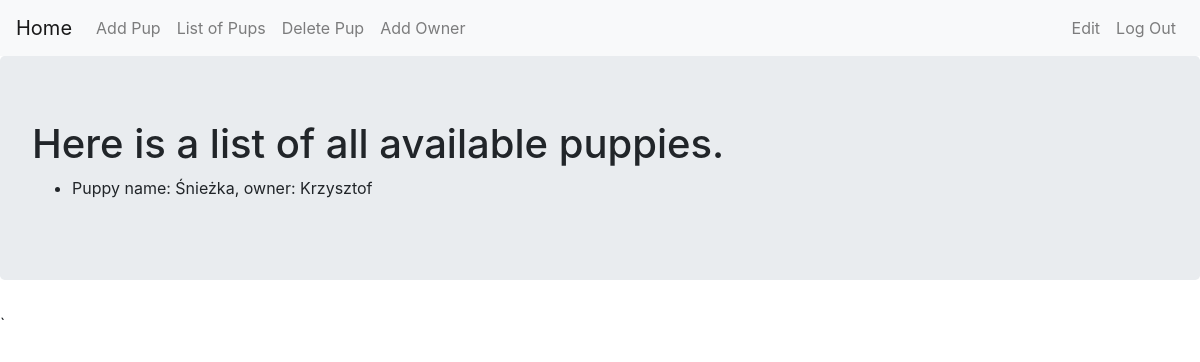
/puppies/list (signed in), run on an earlier commit of the app's database.
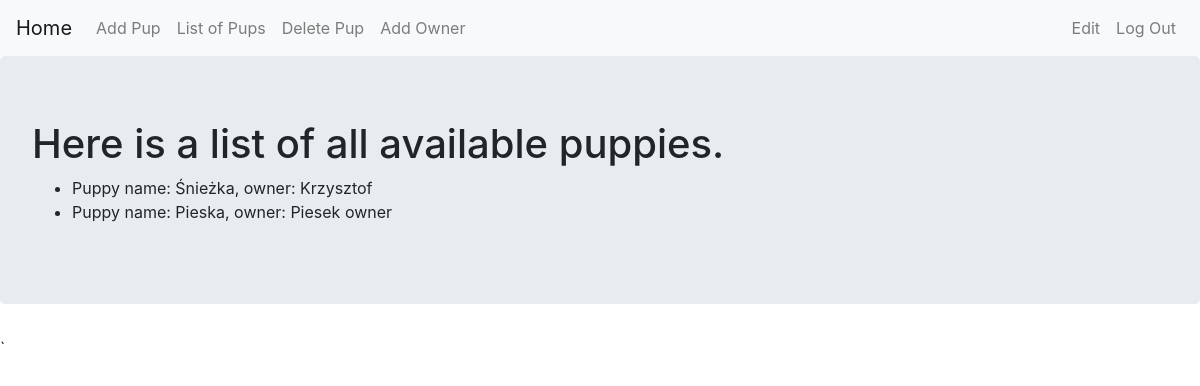
And on a later commit of the database.
### myproject/models.py (models this page shows, shortened)
class Puppy(db.Model):
    __tablename__ = 'puppies'
    id = db.Column(db.Integer, primary_key=True)
    name = db.Column(db.Text)
    owner = db.relationship('Owner', backref='puppy', uselist=False)
    def __repr__(self):
        if self.owner:
            return f"Puppy name: {self.name}, owner: {self.owner.name}"
        else:
            return f"Puppy name: {self.name}, it has no owner yet!"

class Owner(db.Model):
    __tablename__ = 'owners'
    id = db.Column(db.Integer, primary_key=True)
    name = db.Column(db.Text)
    puppy_id = db.Column(db.Integer, db.ForeignKey('puppies.id'))

### myproject/puppies/views.py (the view)
@puppies_blueprints.route('/list')
@login_required
def list():
    puppies = Puppy.query.all()
    return render_template('list.html', puppies=puppies)

### myproject/models.py (called while the page is built)
@login_manager.user_loader
def load_user(user_id):
    return User.query.get(user_id)

### myproject/puppies/templates/puppies/list.html
{% extends "base.html" %}
{% block content %}
<div class="jumbotron">
    <h1>Here is a list of all available puppies.</h1>
    <ul>
        {% for pup in puppies %}
        <li>{{pup}}</li>
        {% endfor %}
    </ul>
</div>
{% endblock %}

### myproject/templates/base.html (shortened to what this page needs)
<!DOCTYPE html>
<html lang="en" dir="ltr">
<head>
    <link rel="stylesheet" href="https://maxcdn.bootstrapcdn.com/bootstrap/4.0.0/css/bootstrap.min.css"
>
</head>
<body>
<nav class="navbar navbar-expand-lg navbar-light bg-light">
    <div class="navbar-nav mr-auto">
        <a class="nav-item navbar-brand" href="{{ url_for('index') }}">Home</a>
        <a class="nav-item nav-link" href="{{ url_for('puppies.add') }}">Add Pup</a>
        <a class="nav-item nav-link" href="{{ url_for('puppies.list') }}">List of Pups</a>
        <a class="nav-item nav-link" href="{{ url_for('puppies.delete') }}">Delete Pup</a>
        <a class="nav-item nav-link" href="{{ url_for('owners.add') }}">Add Owner</a>
    </div>
    <div class="navbar-nav ml-auto">
        {% if current_user.is_authenticated %}
            <a class="nav-item nav-link text-right" href="{{ url_for('user.edit') }}">Edit</a>
            <a class="nav-item nav-link text-right" href="{{ url_for('user.logout') }}">Log Out</a>
        {% else %}
            <a class="nav-item nav-link text-right" href="{{ url_for('user.login') }}">Log In</a>
            <a class="nav-item nav-link text-right" href="{{ url_for('user.register') }}">Register</a>
        {% endif %}
    </div>
</nav>
{% block content %}
{% endblock %}
</body>
</html>

What changed in the data, as far as the page shows it:
added Puppy: name.name "Puppy name: Pieska, owner: Piesek owner"
